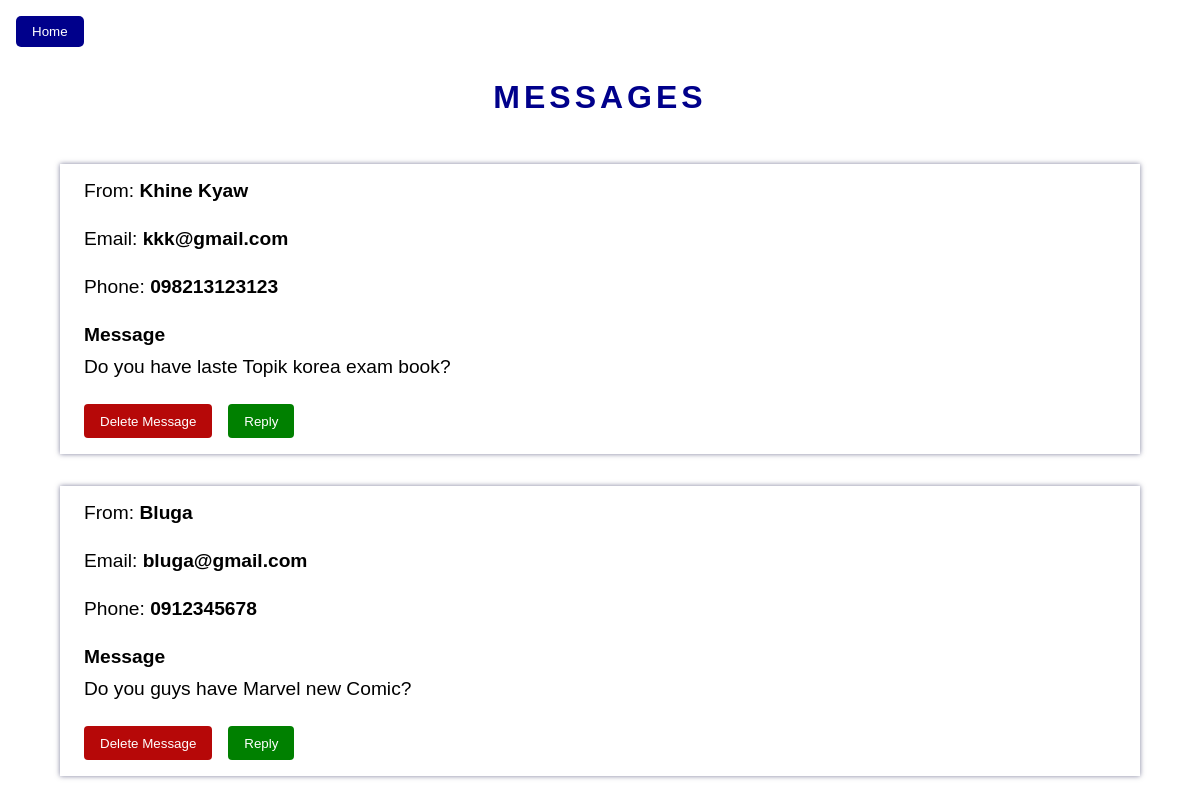
Page /admin/message.php on the committed database.
### tables this page shows
CREATE TABLE `messagelist` (
  `id` int(20) NOT NULL,
  `name` varchar(20) NOT NULL,
  `email` varchar(20) NOT NULL,
  `phone` varchar(20) NOT NULL,
  `message` varchar(1000) NOT NULL
);

### admin/message.php (the view, shortened to what this page needs)
<!DOCTYPE html>
<html lang="en">
<head>
  <link rel="stylesheet" href="message.css" />
</head>
<body>
  <a href="home.html"><button class="home-btn">Home</button></a>
  <section>
    <h1>Messages</h1>
    <div class="message-container">
      <?php
      include ('connection.php');
      $data = "SELECT * FROM messagelist ORDER BY id DESC";
      $val = $con->query($data);
      if ($val->num_rows > 0) {
        while (list($id, $name, $email, $phone, $message) = mysqli_fetch_array($val)) {
          echo "<div class='message-div'>
              <p>From: <b>$name</b></p>
              <p>Email: <b>$email</b></p>
              <p>Phone: <b>$phone</b></p>
              <div class='message'>
                <p><b>Message</b></p>
                <p>$message</p>
              </div>
              <div class='btn-container'>
                <a href='deletemessage.php?id=$id&email=$email'><button class='delete-btn'>Delete Message</button></a>
                <a href='reply.php?id=$id&name=$name&email=$email'><button class='reply-btn'>Reply</button></a></div>
            </div>
            ";
        }
      }
      ?>
    </div>
  </section>
</body>
</html>

### admin/message.css (style rules this page uses)
body { font-family: Arial, Helvetica, sans-serif; }
h1 { text-align: center; text-transform: uppercase; letter-spacing: 4px; font-size: 2rem; margin: 1rem 0; color: darkblue; }
p { font-size: 1.2rem; margin-bottom: 10px; }
.message-container { width: 100vw; height: auto; display: flex; flex-direction: column; justify-content: center; align-items: center; padding-top: 2rem; gap: 2rem; }
.message-div { width: 90%; display: flex; flex-direction: column; justify-content: center; align-items: flex-start; background-color: white; gap: 1rem; padding: 1rem 1.5rem; box-shadow: 0 0 5px rgba(3, 5, 57, 0.5); }
.btn-container { display: flex; gap: 1rem; }
.home-btn { margin: 1rem; padding: 0.5rem 1rem; background-color: darkblue; color: white; cursor: pointer; border-radius: 5px; border: none; }
.delete-btn, .reply-btn { padding: 0.6rem 1rem; background-color: rgb(182, 8, 8); color: white; cursor: pointer; border: none; border-radius: 4px; }
.reply-btn { background-color: green; }

### rows in the picture
messagelist: name "Khine Kyaw", email "kkk@gmail.com", phone "098213123123", message "Do you have laste Topik korea exam book?"
messagelist: name "Bluga", email "bluga@gmail.com", phone "0912345678", message "Do you guys have Marvel new Comic?"
